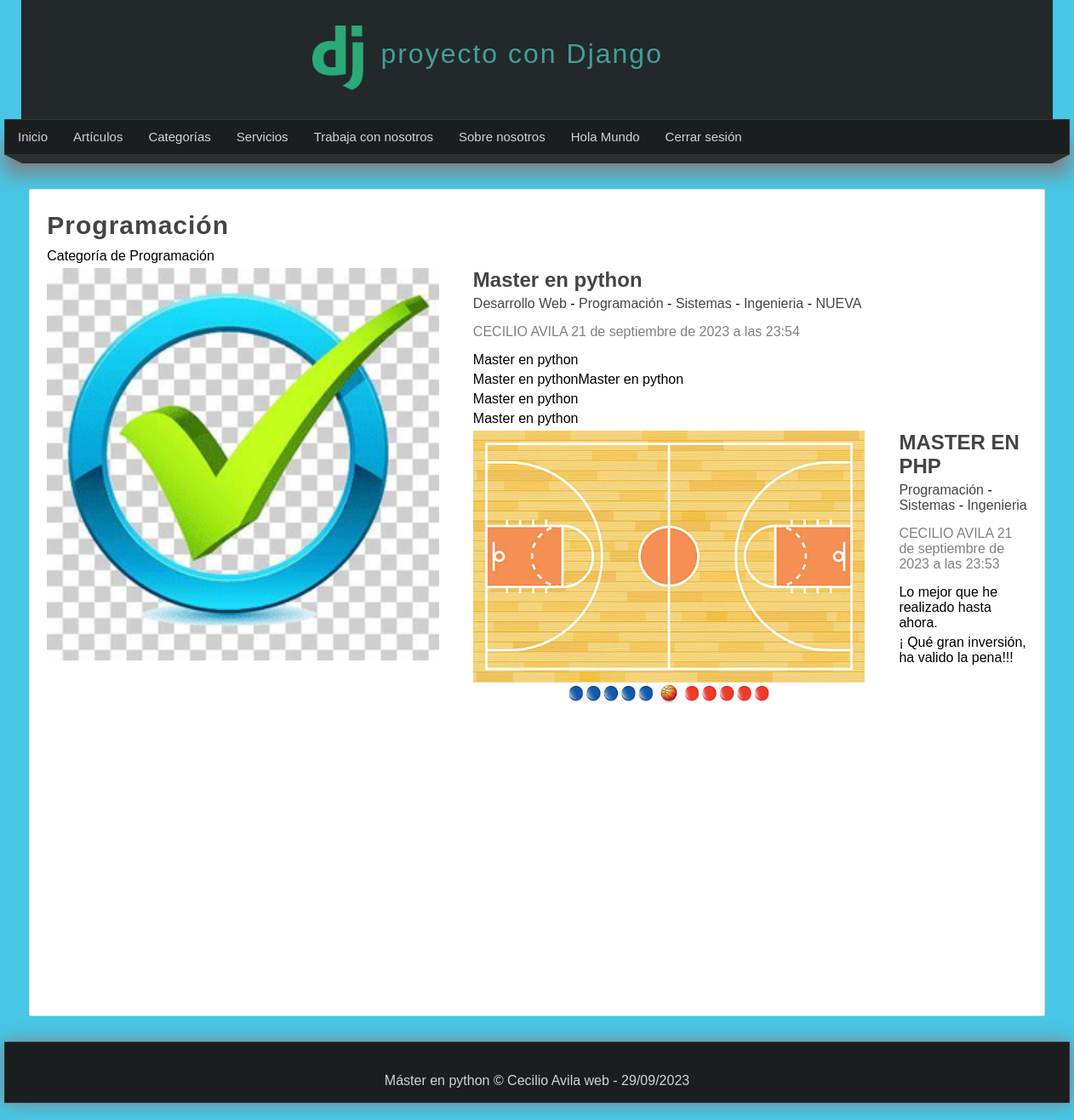
The app's page /categoria/2 (signed in) with its own data.
### pages/models.py (models this page shows, shortened)
class Page(models.Model):
    title = models.CharField(max_length=50, verbose_name="Titulo")
    content = RichTextField(verbose_name="Contenido")
    slug = models.CharField(unique=True, max_length=150, verbose_name="URL amigable")
    order =  models.IntegerField(default=0, verbose_name="Orden")
    visible = models.BooleanField(verbose_name="¿Visible?")
    created_at = models.DateTimeField(auto_now_add=True, verbose_name="Creado el")
    updated_at = models.DateTimeField(auto_now=True, verbose_name="Actualizado el")
    class Meta:
        verbose_name="Página",
        verbose_name_plural="Páginas"

### blog/models.py (models this page shows, shortened)
class Category(models.Model):
    name = models.CharField(max_length=100, verbose_name="Nombre")
    description = models.CharField(max_length=250, verbose_name="Descripción")
    created_at = models.DateTimeField(auto_now_add=True, verbose_name="Creado el")
    class Meta:
        verbose_name="Categoría",
        verbose_name_plural="Categorías"

class Article(models.Model):
    title = models.CharField(max_length=150, verbose_name="Titulo")
    content = RichTextField(verbose_name="Contenido")
    image = models.ImageField( default='null', verbose_name="Imagen", upload_to="articles")
    public = models.BooleanField(verbose_name="¿publicado?")
    user = models.ForeignKey(User, editable=False, verbose_name="Usuario", on_delete=models.CASCADE)
    categories = models.ManyToManyField(Category, verbose_name="Categorías",  blank=True, related_name="articles") #null=True,
    created_at = models.DateTimeField(auto_now_add=True, verbose_name="Creado el")
    updated_at = models.DateTimeField(auto_now=True, verbose_name="Editado el")
    class Meta:
        verbose_name="Articulo",
        verbose_name_plural="Articulos"
        ordering = ['-created_at']

### blog/views.py (the view)
# urls.py: path('categoria/<int:category_id>', views.category, name="category"),
@login_required(login_url="login")
def category(request, category_id):
    category = get_object_or_404(Category, id=category_id)
    articles = Article.objects.filter(categories=category)
    return render(request, 'categories/category.html',{
        'category': category,
        'articles': articles
    })

### blog/processors_blog.py (called while the page is built)
def get_categories(request):
    categories_in_use = Article.objects.filter(public=True).values_list('categories', flat=True)
    categories = Category.objects.filter(id__in=categories_in_use).values_list('id','name')
    return {
        'categories': categories,
        'ids': categories_in_use
    }

### pages/context_processors.py (called while the page is built)
def get_pages(request):
    pages = Page.objects.filter(visible=True).order_by('order').values_list('id','title', 'slug')
    return {
        'pages': pages
    }

### blog/templates/categories/category.html (shortened to what this page needs)
{% extends '../layouts/layout.html' %}
{% block content %}
<h1 class="title">{{category.name}}</h1>
<p> {{category.description}}  </p>
{% include 'articles/articles.html' with articles=category.articles.all %}
{%endblock %}

### mainapp/templates/layouts/layout.html (shortened to what this page needs)
<!DOCTYPE html>
<html lang="en">
  <head>
    {% load static %}
    <link
      rel="stylesheet"
      type="text/css"
      href="{% static '/css/styles.css' %}"
    />
  </head>
  <body>
    <header>
      <div id="logotipo">
        <img src="{% static 'imagenes/logo.png' %}" alt="logotipo-django" />
        <h1>proyecto con Django</h1>
      </div>
    </header>
    <nav>
      <ul>
        <li>
          <a href="{% url 'index' %}"> Inicio </a>
        </li>
          <li>
            <a href="{% url 'articulos' %}"> Artículos </a>
          </li>
          {% if user.email %}
          <li>
            <a href="{% url 'list_articles' %}"> Categorías </a>
        </li>
        {% for page in pages%}
        <li>
          <a href="{% url 'page' page.2%}"> {{page.1}} </a>
        </li>
        {% endfor %}
          <li>
            <a href="{% url 'logout' %}"> Cerrar sesión </a>
          </li>
           {% endif %}
      </ul>
    </nav>
    <div class="barra">
      <span class="esquina-izquierda"></span>
      <span class="relleno-barra"></span>
      <span class="esquina-derecha"></span>
    </div>
    <div id="content">
      <div class="box">
        {% block content %}{% endblock %}
      </div>
    </div>
    <footer>
      Máster en python &copy; Cecilio Avila web - {% now "d/m/Y " %}
    </footer>
  </body>
</html>

### blog/templates/articles/articles.html (shortened to what this page needs)
{% for article in articles %}
<article class="article-item">
  {% if article.image != 'null' and article.image.url|length >= 1 %}
  <div class="image">
    <img src="{{article.image.url}}" />
  </div>
  {% endif %}
  <div class="data">
    <h2>
      <a href="{% url 'article' article.id %}" >
      {{article.title}}
      </a>
    </h2>
    <p>
      {% for category in article.categories.all %}
      <a href="{% url 'category'  category.id %}"> {{category.name}} </a>
      {% if forloop.counter < article.categories.all|length %}
      {{ '-' }}
      {%  endif %}
      {% endfor %}
    </p>
    <span class="date">
      {{article.user.first_name}} {{article.user.last_name}}
      {{article.created_at}}
    </span>
    <p>{{article.content|safe}}</p>
  </div>
</article>
{% endfor %}

### mainapp/static/css/styles.css (style rules this page uses)
* { margin: 0px; font-family: Verdana, Geneva, Tahoma, sans-serif; padding: 0px; text-decoration: none; }
.box p, .box h2, .box h3, .box ul { margin-top: 5px; margin-bottom: 5px; }
body { background-color: rgba(20, 182, 223, 0.781); }
header { width: 1212px; height: 140px; background-color:#23282B; margin: 0 auto; }
#logotipo { width: 60%; height: 130px; margin: 0 auto; padding-top: 10px; }
#logotipo img { display: block; width: 60px; float: left; margin-top: 20px; margin-left: 100px; }
#logotipo h1 { display: block; float: left; margin-top: 35px; margin-left: 20px; letter-spacing: 2px; font-weight: lighter; color: #42a096; }
nav { width: 1250px; height: 40px; margin: 0 auto; background-color:#1B1E1F; border: 1px solid #333333; box-shadow: 0px 22px 22px gray; font-size: 15px; }
nav > ul { list-style: none; text-decoration: none; }
nav > ul > li { line-height: 40px; float: left; }
nav > ul > li > a { display: block; padding-left: 15px; padding-right: 15px; color: #d1d4d6; }
nav>ul>li:hover>ul>li, a { color: #817d7d; transition: all 300ms; }
.barra { width: 1250px; margin: 0 auto; }
.esquina-izquierda { display: block; border-left: 20px solid transparent; border-top: 10px solid #2B2F30; float: left; }
.esquina-derecha { display: block; border-right: 20px solid transparent; border-top: 10px solid #2B2F30; float: right; }
.relleno-barra { display: block; width: 1210px; height: 10px; background: #2B2F30; float: left; }
.title { color:#444; letter-spacing: 1px; font-size: 30px; margin-bottom: 10px; margin-top: 5px; }
.date { display: block; margin-top: 15px; margin-bottom: 15px; color: gray; }
#content { width: 1212px; min-height: 930px; margin: 0 auto; margin-bottom: 30px; margin-top: 40px; }
.box { background: white; width: 95%; min-height: 930px; padding: 20px; border: 1px solid #ddd; border-radius: 2px; margin: 0 auto; }
.box .image { width: 40%; float: left; margin-right: 40px; }
.box .image img { width: 100%; }
.box a { color: #444; transition: all 300ms; }
.title { color: #444; letter-spacing: 1px; font-size: 30px; margin-bottom: 10px; margin-top: 5px; }
footer { width: 1250px; background-color: #1B1E1F; border: 1px solid #333; color: #d1d4d6; text-align: center; margin: 0 auto; padding-top: 20px; margin-bottom: 20px; box-shadow: 0px 0px 20px gray; line-height: 50px; }

### records on screen
Page: title "Servicios"
Page: title "Trabaja con nosotros"
Page: title "Sobre nosotros"
Page: title "Hola Mundo"
Category: name "Programación", description "Categoría de Programación", value "-"
Article: image (picture), title "Master en python", user.first_name "CECILIO", user.last_name "AVILA", created_at "21 de septiembre de 2023 a las 23:54", content "Master en python Master en pythonMaster en python Master en python Master en python"
Category: name "Desarrollo Web", value "-"
Category: name "Sistemas", value "-"
Category: name "Ingenieria", value "-"
Category: name "NUEVA"
Article: image (picture), title "MASTER EN PHP", user.first_name "CECILIO", user.last_name "AVILA", created_at "21 de septiembre de 2023 a las 23:53", content "Lo mejor que he realizado hasta ahora. ¡ Qué gran inversión, ha valido la pena!!!"
